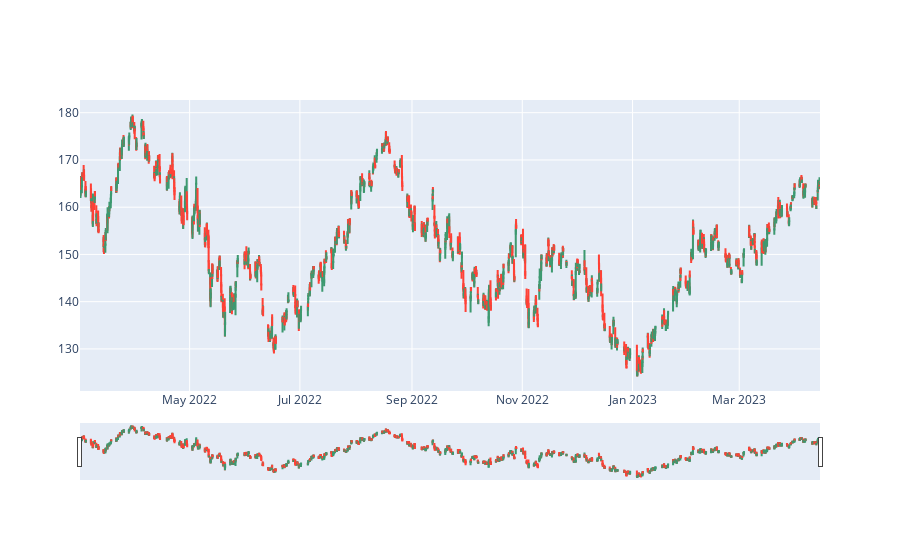

Notebook code cell kept with this figure:
### Code cell
import os
import pandas as pd
import time
from watchdog.observers import Observer
from watchdog.events import FileSystemEventHandler


class MonitorFile(FileSystemEventHandler):
    """
    Class for monitoring any changes in folder of the csv file 

    -----------
    Attributes :
        MAX_SIZE (int) : Size threshold in bytes for the folder or file for triggerring parallelization

    -----------
    Methods :

        on_created (event) : Prints message and calls checkFolderSize to check size of the folder when folder is created
        on_modified (event) : Prints a message and calls checkFolderSize to check size of the folder when folder is created
        on_deleted(event) : Prints a message when a file or folder is deleted
        checkFolderSize(src_path) : Checks the size of a file or folder and prints a message if the size exceeds MAX_SIZE

    https://medium.com/analytics-vidhya/monitoring-your-file-system-using-watchdog-64f7ad3279f

    """

    MAX_SIZE = 1000

    def checkFolderSize(self, src_path):
        if os.path.getsize(src_path) > self.MAX_SIZE:
            print("File getting big")

    def on_created(self, event):
        print(f"{event.src_path} was created")
        self.checkFolderSize(event.src_path)

    def on_modified(self, event):
        print(f"{event.src_path} was modified")
        self.checkFolderSize(event.src_path + "\\AAPL_prices.csv")

    def on_deleted(self, event):
        print(f"{event.src_path} was deleted")


if __name__ == "__main__":
    src_path = "C:\\Users\\lilib\\Documents\\Cours M2\\Big Data\\Data_Streaming_tse"

    event_handler = MonitorFile()
    observer = Observer()
    observer.schedule(event_handler, path=src_path, recursive=True)
    print("Monitoring started")
    observer.start()


    try:
        while True:
            # Check if the CSV file exists before reading it
            if os.path.exists(src_path + "\\AAPL_prices.csv"):
                
                #Keep track of the last modification
                last_modification_time = os.path.getmtime(src_path + "\\AAPL_prices.csv")

                #Read dataframe
                df = pd.read_csv(src_path + "\\AAPL_prices.csv")

                #Define rolling mean object
                mean_obj = Mean()
                mean_values = [mean_obj.value]
                for i in range(0, len(df['Close']) - 1):
                    mean_obj.update(df['Close'][i])
                    mean_values.append(mean_obj.value)
                df['Moving_avg'] = mean_values

                #Define EMA object and parameteres
                w = 0.2
                ema_obj = EMA(0.2)
                exp_values = [ema_obj.ema]
                for i in range(0, len(df['Close']) - 1):
                    ema_obj.update(df['Close'][i])
                    exp_values.append(ema_obj.ema)
                df['EMA'] = exp_values

                #Plot evolution of prices
                clear_output(wait = True)
                candlestick = pl.Candlestick(x = df.iloc[:, 0], low = df['Low'], high = df['High'], close = df['Close'], open = df['Open'])
                fig = pl.Figure(data=[candlestick])
                fig.show()

                #Compute 14-day RSI : Relative Strength index
                df['RSI_14'] = compute_RSI(df)

                #Compute Bollinger Bands for 20 days for 2 standard deviations
                df = compute_bollinger_bands(df, 20, 2)
              
                #Update the rolling mean and exponential moving average if new line added
                if os.path.getmtime(src_path + "\\AAPL_prices.csv") != last_modification_time:
                    latest_close = df['Close'].iloc[-1]
                    mean_obj.update(latest_close)
                    mean_values.append(mean_obj.value)
                    df['Moving_avg'] = mean_values


                    ema_obj.update(latest_close, w)
                    exp_values.append(ema_obj)
                    df['EMA'] = exp_values

                #Fill NaN's with 0s
                df = df.fillna(0)

                #Time feature : compute difference in seconds between now and all the dates
                date_diff = [(datetime.now(pytz.timezone('US/Eastern')) - datetime.fromisoformat(date)).total_seconds() for date in df.iloc[:,0]]
                df['Time'] = date_diff

                print(df.head())
                #Scaling the input data 
                scaled_data = scaler.fit_transform(df.iloc[:, 1:].drop('Close', axis = 1))
                scaled_df = pd.DataFrame(scaled_data, columns = df.iloc[:, 1:].columns[:-1])
                scaled_df['Close'] = df['Close']
                scaled_df['Date'] = df.iloc[:, 0]
                scaled_df['Time'] = df['Time']

                #Train-Test Split : using first 70% observations as training and 30% latest observations as test
                train_data = df.loc[:int(len(df))*0.7]
                test_data = df.loc[int(len(df)*0.7):]

                X_train = train_data.drop(['Datetime','Close', 'Adj Close'], axis = 1)
                y_train = train_data['Close']
                X_test = test_data.drop(['Datetime','Close', 'Adj Close'], axis = 1)
                y_test = test_data['Close']

                #Model fitting
                model.fit(X_train, y_train, epochs = 100, batch_size = 64)

                #Prediction and inversing normalization of results
                price_prediction = model.predict(X_test)[:,-1, 0]
             

                #Evaluation : metrics
                print("Mean Squared Error :", mean_squared_error(y_test, price_prediction))
                print("Mean Absolute Error :", mean_absolute_error(y_test, price_prediction))
                print("R^2 score :", r2_score(y_test, price_prediction))

                #Results visualization
                plt.plot(df.loc[test_data.index, 'Datetime'], y_test, color = 'red', label = 'AAPL price')
                plt.plot(df.loc[test_data.index, 'Datetime'], price_prediction, color = 'blue', label = 'Predicted Price')
                plt.grid(True)
                plt.xlabel('Date', fontsize = 12)
                plt.ylabel('Price', fontsize = 12)
                plt.title("AAPL Stock Price : Real vs Predicted", fontsize = 14)
                plt.xticks([df.loc[test_data.index, 'Datetime'][test_data.index[0]], df.loc[test_data.index, 'Datetime'][test_data.index[-1]]])
                plt.show()

            time.sleep(1800)

    except KeyboardInterrupt:
        observer.stop()
        observer.join()

### Figure 1 — Plotly figure (JSON) as saved in the notebook; plotly's stock layout.template omitted (floating-point values rounded to 4 significant figures; data arrays with more than 128 entries replaced by an {"elided": "..."} marker saying what was removed)
{"data": [{"close": {"elided": "1977 float values"}, "high": {"elided": "1977 float values"}, "low": {"elided": "1977 float values"}, "open": {"elided": "1977 float values"}, "type": "candlestick", "x": {"elided": "1977 str values"}}], "layout": {}}
